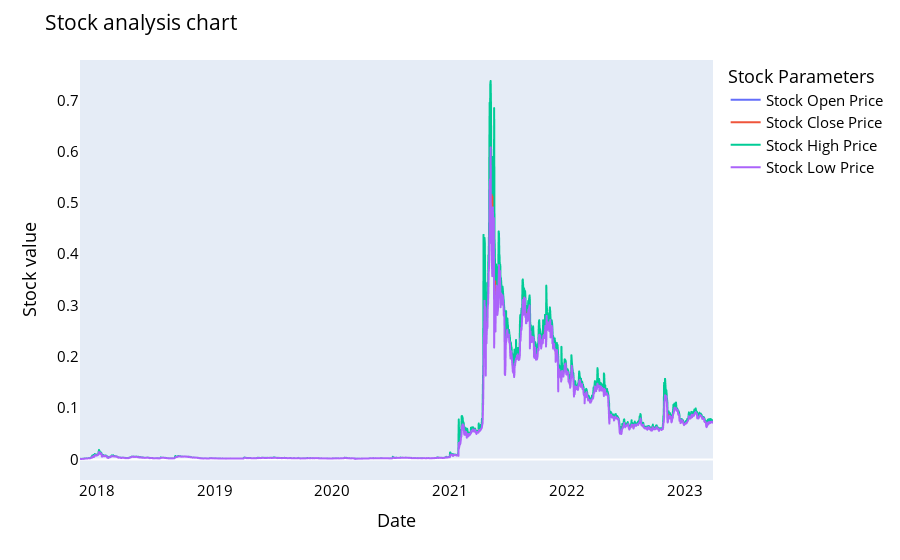

The notebook cell this image was saved under:
### Code cell
names = cycle(['Stock Open Price','Stock Close Price','Stock High Price','Stock Low Price'])

fig = px.line(y_overall, x=y_overall.Date, y=[y_overall['Open'], y_overall['Close'], 
                                          y_overall['High'], y_overall['Low']],
             labels={'Date': 'Date','value':'Stock value'})
fig.update_layout(title_text='Stock analysis chart', font_size=15, font_color='black',legend_title_text='Stock Parameters')
fig.for_each_trace(lambda t:  t.update(name = next(names)))
fig.update_xaxes(showgrid=False)
fig.update_yaxes(showgrid=False)

fig.show()

### Figure 1 — Plotly figure (JSON) as saved in the notebook; plotly's stock layout.template omitted (floating-point values rounded to 4 significant figures; data arrays with more than 128 entries replaced by an {"elided": "..."} marker saying what was removed)
{"data": [{"hovertemplate": "variable=Open<br>Date=%{x}<br>Stock value=%{y}<extra></extra>", "legendgroup": "Open", "line": {"color": "#636efa", "dash": "solid"}, "marker": {"symbol": "circle"}, "mode": "lines", "name": "Stock Open Price", "showlegend": true, "type": "scattergl", "x": {"elided": "1968 str values"}, "xaxis": "x", "y": {"elided": "1968 float values"}, "yaxis": "y"}, {"hovertemplate": "variable=Close<br>Date=%{x}<br>Stock value=%{y}<extra></extra>", "legendgroup": "Close", "line": {"color": "#EF553B", "dash": "solid"}, "marker": {"symbol": "circle"}, "mode": "lines", "name": "Stock Close Price", "showlegend": true, "type": "scattergl", "x": {"elided": "1968 str values"}, "xaxis": "x", "y": {"elided": "1968 float values"}, "yaxis": "y"}, {"hovertemplate": "variable=High<br>Date=%{x}<br>Stock value=%{y}<extra></extra>", "legendgroup": "High", "line": {"color": "#00cc96", "dash": "solid"}, "marker": {"symbol": "circle"}, "mode": "lines", "name": "Stock High Price", "showlegend": true, "type": "scattergl", "x": {"elided": "1968 str values"}, "xaxis": "x", "y": {"elided": "1968 float values"}, "yaxis": "y"}, {"hovertemplate": "variable=Low<br>Date=%{x}<br>Stock value=%{y}<extra></extra>", "legendgroup": "Low", "line": {"color": "#ab63fa", "dash": "solid"}, "marker": {"symbol": "circle"}, "mode": "lines", "name": "Stock Low Price", "showlegend": true, "type": "scattergl", "x": {"elided": "1968 str values"}, "xaxis": "x", "y": {"elided": "1968 float values"}, "yaxis": "y"}], "layout": {"font": {"color": "black", "size": 15}, "legend": {"title": {"text": "Stock Parameters"}, "tracegroupgap": 0}, "margin": {"t": 60}, "title": {"text": "Stock analysis chart"}, "xaxis": {"anchor": "y", "domain": [0, 1], "showgrid": false, "title": {"text": "Date"}}, "yaxis": {"anchor": "x", "domain": [0, 1], "showgrid": false, "title": {"text": "Stock value"}}}}
